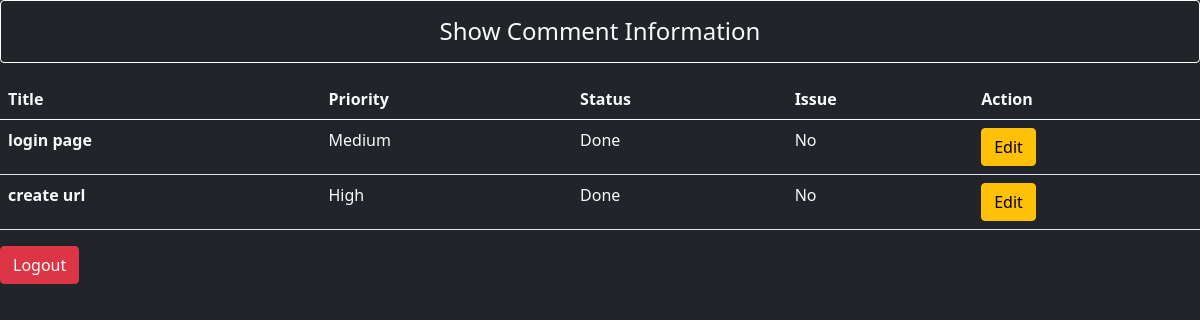
The page /developer_home/ (signed in) on the database its author committed.
### app/models.py (models this page shows, shortened)
class Task(models.Model):
    id = models.IntegerField(auto_created=True,primary_key=True)
    title = models.CharField(max_length=255)
    description = models.CharField(max_length=255)
    priority = models.CharField(max_length=50,choices=Priority_choice)
    status = models.CharField(max_length=50,choices=status_choice)
    select_developer =models.ForeignKey(User,on_delete=models.CASCADE)

class Comment(models.Model):
    title =models.ForeignKey(Task,on_delete=models.CASCADE)
    issue = models.CharField(max_length=255)
    status = models.CharField(max_length=50,choices=status_choice)

### app/views.py (the view)
# urls.py: path('developer_home/',views.developer_home,name='developer_home'),
def developer_home(request):
    if request.user.is_developer:
        name = request.user
        tasks = Task.objects.filter(select_developer=name)
        comment =Comment.objects.all()
    return render(request,'app/developer_home.html',{'comment':comment,'tasks':tasks})

### app/templates/app/developer_home.html (shortened to what this page needs)
<!DOCTYPE html>
<html lang="en">
<head>
    <link href="https://cdn.jsdelivr.net/npm/bootstrap@5.0.2/dist/css/bootstrap.min.css" rel="stylesheet">
</head>
<body class="bg-dark text-light">
    <div class="row">
        <div class="">
          <h4 class="text-center alert alert-grey border border-white">Show Comment Information</h4>
            {% if tasks %}
            <table class="table table-hover-light text-light">
                <thead>
                  <tr>
                    <th scope="col">Title</th>
                    <th scope="col">Priority</th>
                    <th scope="col">Status</th>
                    <th scope="col">Issue</th>
                    <th scope="col">Action</th>
                  </tr>
                </thead>
                <tbody>
                    {% for p in tasks %}
                  <tr>
                    <th scope="row">{{p.title}}</th>
                    <td>{{p.priority}}</td>
                    <td>{{p.status}}</td>
                    <td>
                      {% for c in comment %}
                      {{c.issue}}
                      {% endfor %}
                    </td>
                    <td>
                        <a href="{% url "updatecomment" p.id %}" class="btn btn-warning btn-smx">Edit</a>
                  </tr>
                  {% endfor %}
                </tbody>
              </table>
            {% else %}
                <h4 class="text-center alert alert-warning">No record</h4>
                {% endif %}
            <a href="{% url "logout" %}" class="btn btn-danger btn-smx">Logout</a>
        </div>
        </div>
</body>
</html>

### rows shown on the page
Task: title "login page", priority "Medium", status "Done"
Comment: issue "No"
Task: title "create url", priority "High", status "Done"
